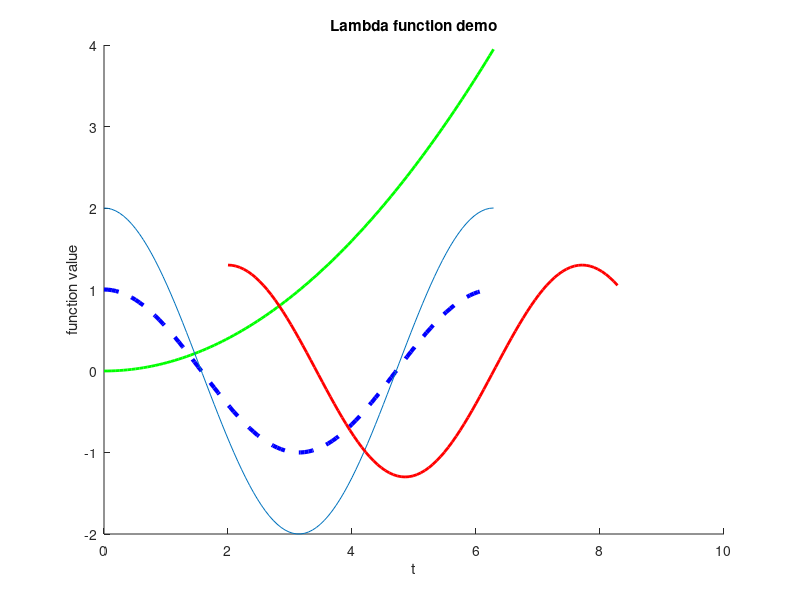

MATLAB code for this plot: (Note: this script raises an error after producing the figure.)
% DEMO: lambda functions
%
% This demo shows how to set up and use lambda (anonymous) functions.
% Matlab also refers to these as function handles:
%
% You can also use Matlab's internal documentation to learn more about
% these functions by typing the following command:
%
% >> help function_handle
% 
%      FUNHANDLE = @FUNCTION_NAME returns a handle to the named function,
%      FUNCTION_NAME. A function handle is a MATLAB value that provides a
%      means of calling a function indirectly. You can pass function
%      handles in calls to other functions (which are often called function
%      functions). You can also store function handles in data structures for
%      later use (for example, as Handle Graphics callbacks). A function
%      handle is one of the standard MATLAB data types. Its class is
%      'function_handle'.
%  
%      FUNHANDLE = @(ARGLIST)EXPRESSION constructs an anonymous function and
%      returns a handle to that function. The body of the function, to the 
%      right of the parentheses, is a single MATLAB expression. ARGLIST is a
%      comma-separated list of input arguments. Execute the function by
%      calling it by means of the returned function handle, FUNHANDLE. For
%      more information on anonymous functions, see "Types of Functions" in
%      the MATLAB Programming documentation.
%  
%      To call the function referred to by a function handle value, use ordinary
%      parenthesis notation.  That is, specify the function handle variable
%      followed by a comma-separated list of input arguments enclosed in
%      parentheses. For example, HANDLE(ARG1, ARG2, ...). To call a
%      function_handle with no arguments, use empty parenthesis, e.g.,
%      HANDLE().
%  
%      Example 2, below, shows how to make a call using a function handle
%      that has been passed as an argument.
%  
%      When you evaluate a function handle to a subfunction or private
%      function, that subfunction or private function is always executed when
%      the function handle is called.  When you evaluate a function handle to
%      a built-in or ordinary function, an appropriate method may be selected
%      instead of the built-in or ordinary function.
%  
%      With one exception, function handles can be manipulated and operated on in
%      the same manner as other MATLAB values, including assignment to variables
%      and inclusion in cells and structs.  The exception is that you cannot
%      construct a function_handle array.  The reason is that the parenthesis
%      notation for values of this class is used to call a function, not to
%      index an array.  To achieve the effect of an array of function handles,
%      use cells, e.g., write "A = {@sin, @cos}" rather than "A = [@sin, @cos]".
%      Of course, you need to index A with braces: "A{i}".
%  
%      Function handles enable you to:
%  
%        Pass a function reference to another function.
%        Reduce the number of files that define your functions.
%        Improve performance in repeated operations.
%        Ensure reliability when evaluating functions.
%  
%      Example 1 - Construct a handle, f, to the HUMPS function, and pass this 
%      handle to FMINBND. (MATLAB maps a specific implementation of the HUMPS
%      function to the handle f at the time the handle is created, and not at
%      the time f is called.)
%  
%          f = @humps;
%          x = fminbnd(f,1,2);
%  
%      Example 2 - Call a function by means of the function handle, h, that
%      was passed as an argument.
%  
%      function trigPlot(h, val)
%      if isa(h, 'function_handle')   % Verify that h is a function handle.
%         A = h(val);                 % Call the function mapped to handle h.
%         plot(A)                     % Plot the resulting data.
%         end
%  
%      Call the function, passing the handle generated by @cos:
%  
%         trigPlot(@cos, -pi:0.01:pi)
%  
%      See also func2str, str2func, functions.
%
%%%%%%%%%%%%%%%%%%%%%%%%%%%%%%%%%%%%%%%%%%%%%%%%%%%%%%%%%%%%%%%%%%%%%%%%%%
clc; clear;

%% Set up a figure to use for plotting
figure(10001); clf; hold on;
title('Lambda function demo');
xlabel('t')
ylabel('function value')

%% Lambda function basics:
funOne = @(x)( 0.1 * x.^2 );
t = linspace(0, 2*pi,100);
plot(t, funOne(t), 'g-', 'LineWidth', 2);

%% Lambda function as an alias:
% call a function by a new name:
myCos = @cos;
y = myCos(t);
plot(t, y, 'b--', 'LineWidth', 3);

%% Lambda function with arguments:
% specify arguments for the lambda function
myPlot = @(t,x)( plot(t,x) );
myPlot(t, 2*y);
% myPlot(t, y, 'b-');  %  <--- error: myPlot() only accepts two arguments

%% Lambda function with parameter capture:
% specify parameters from the local scope
plotWithRedLine = @(t,x)( plot(t, x, 'r-', 'LineWidth', 2) );
plotWithRedLine(t + 2, 1.3*myCos(1.1 * t));

%% Lambda function with dropped arguments:
% you can drop unused parameters:
funTwo = @(x1, x2)( sin(x2) );
fprintf('funTwo(0, pi) = %6.6f\n', funTwo(0, pi));

%% Lambda function passed to another function:
% lambda functions are often used for solvers, such as fzero
cubicFun = @(t)( (t + 1) .* (t - 1) .* (t - 3) );
cubicSoln = fzero(cubicFun, 0.0);
fprintf('cubicSoln = %6.6f\n', cubicSoln);

%% Lambda function with local parameters, passed to function:
b = 3.5;
c = -1.2;
funThree = @(t)( sin(t - b) + (t - c) .*(t - b) );
solnThree = fzero(funThree, 0);
fprintf('solnThree = %6.6f\n', solnThree);

%% Lambda function wrapper for sub-function
param.width = 2;
param.height = 3;
funFour = @(t)( myLocalFun(t, param) );
solnFour = fzero(funFour, 0);
fprintf('solnFour = %6.6f\n', solnFour);

%~~~~~~~~~~~~~~~~~~~~~~~~~~~~~~~~~~~~~~~~~~~~~~~~~~~~~~~~~~~~~~~~~~~~~~~~~%

function z = myLocalFun(t, param)
% z = myLocalFun(t, param)
%
% A simple function that is used for testing.

width = param.width;
height = param.height;

z = t * width + t.^2 * height - 1;

end